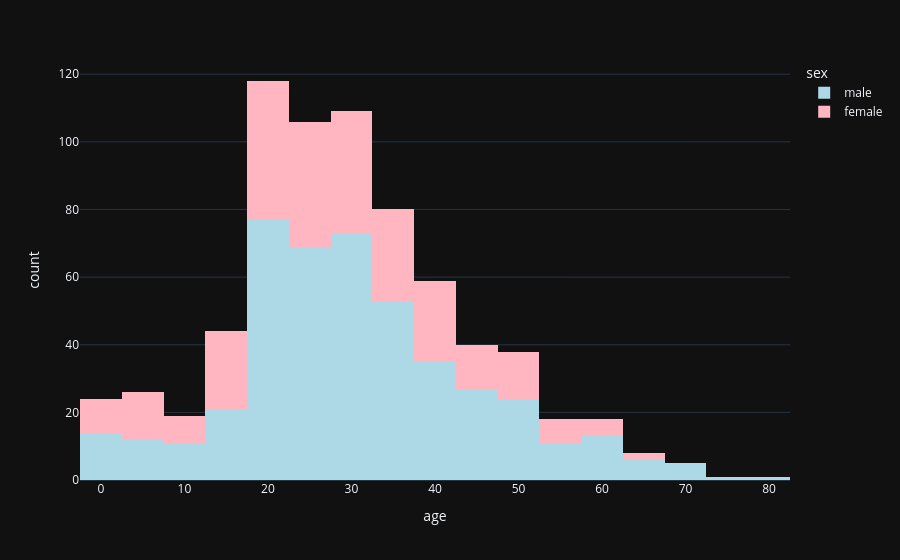

Notebook cell for this chart:
### Code cell
#mudar a paleta de cores
fig = px.histogram(df, x="age", color="sex", nbins=30, color_discrete_sequence=["lightblue", "lightpink"])
fig.show()
#intuitivamente o que aparece no hover?
#o que é um hover?

### Figure 1 — Plotly figure (JSON) as saved in the notebook; plotly's stock layout.template omitted (floating-point values rounded to 4 significant figures; data arrays with more than 128 entries replaced by an {"elided": "..."} marker saying what was removed)
{"data": [{"bingroup": "x", "hovertemplate": "sex=male<br>age=%{x}<br>count=%{y}<extra></extra>", "legendgroup": "male", "marker": {"color": "lightblue", "pattern": {"shape": ""}}, "name": "male", "nbinsx": 30, "orientation": "v", "showlegend": true, "x": {"elided": "577 float values"}, "xaxis": "x", "yaxis": "y", "type": "histogram"}, {"bingroup": "x", "hovertemplate": "sex=female<br>age=%{x}<br>count=%{y}<extra></extra>", "legendgroup": "female", "marker": {"color": "lightpink", "pattern": {"shape": ""}}, "name": "female", "nbinsx": 30, "orientation": "v", "showlegend": true, "x": {"elided": "314 float values"}, "xaxis": "x", "yaxis": "y", "type": "histogram"}], "layout": {"xaxis": {"anchor": "y", "domain": [0.0, 1.0], "title": {"text": "age"}}, "yaxis": {"anchor": "x", "domain": [0.0, 1.0], "title": {"text": "count"}}, "legend": {"title": {"text": "sex"}, "tracegroupgap": 0}, "margin": {"t": 60}, "barmode": "relative"}}
